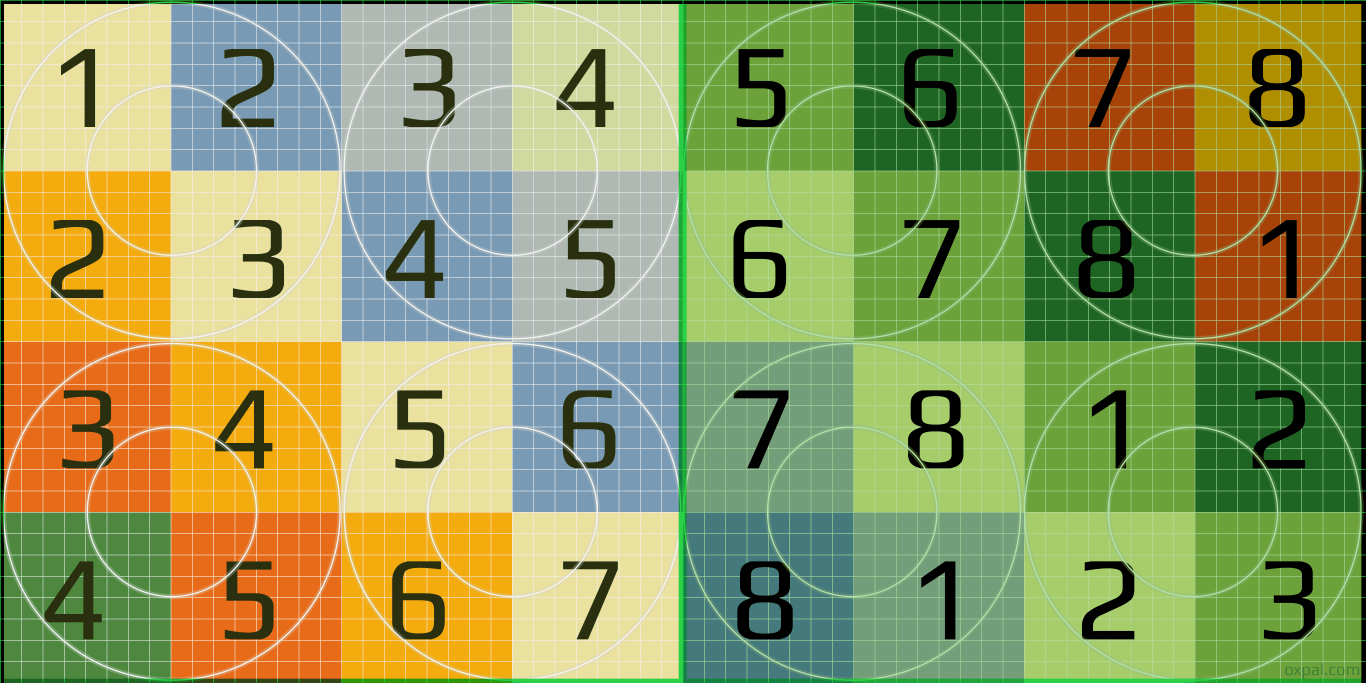
#> input picture game art/uv_test.png, 4096 x 2048 px (shown at 1/3 size)
$ python 'color find replace.py' uv_test.png
#> lines starting #> are read from the running program, lines starting #| are printed output that depends on the picture

import sys
from PIL import Image
import numpy as np

find_color = [255, 0, 0, 255]
replace_color = [255, 255, 255, 255]

source = Image.open(sys.argv[-1])
#> source is the input picture: PIL image 4096x2048 P; mean R, G, B 148.6, 155.5, 92.5
target = np.array(source)
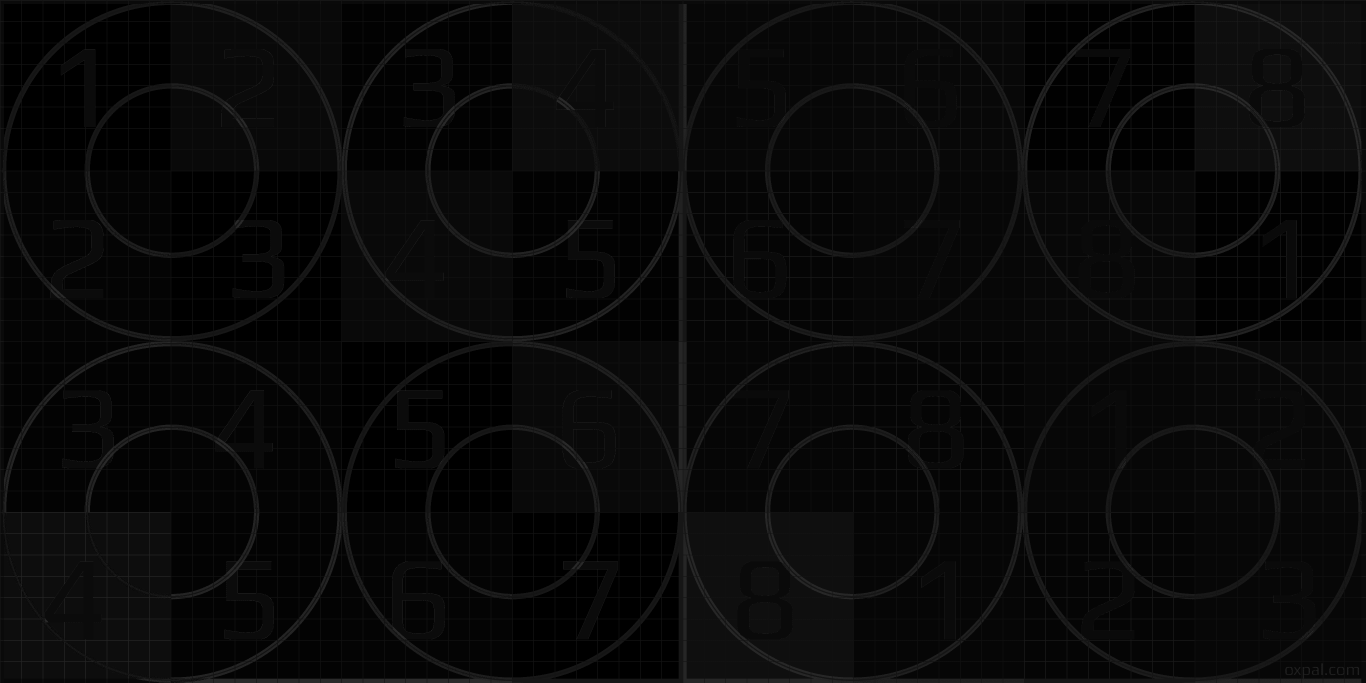
#> target: shape (2048, 4096) (shown at 1/3 size); min 0, max 50, mean 8.6
#> (the run stopped early here; a loop or call above may not have finished)
